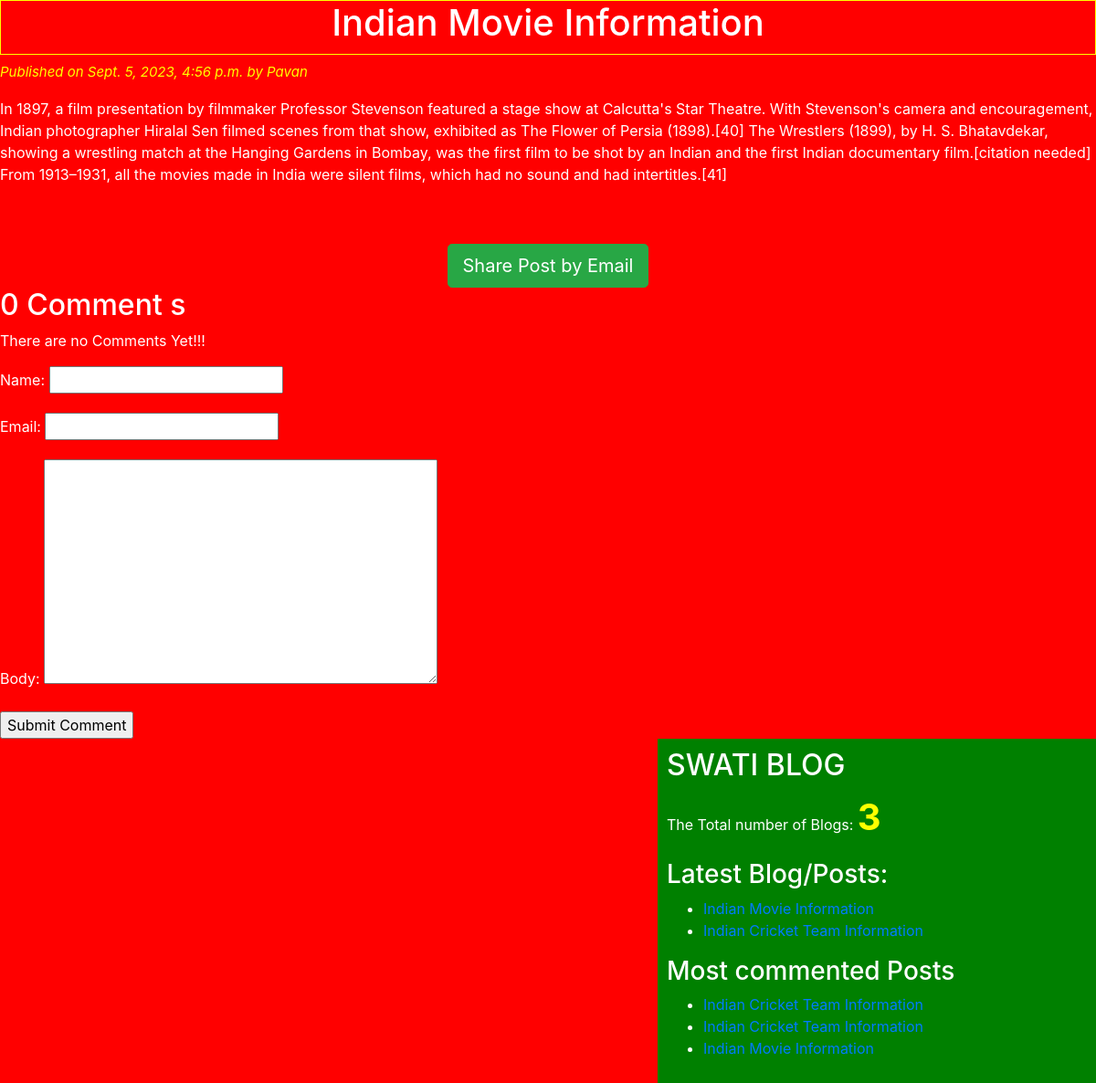
Page /2023/09/05/indian-movie-information/ on the committed database.
### blogapp/models.py (models this page shows, shortened)
class Post(models.Model):
	STATUS_CHOICES = (('draft','Draft'),('published','Published'))
	title = models.CharField(max_length=50)
	slug = models.SlugField(max_length=50,unique_for_date='publish')
	author = models.ForeignKey(User, related_name = 'blog_posts',on_delete=models.CASCADE)
	body = models.TextField()
	publish = models.DateTimeField(default=timezone.now)
	created = models.DateTimeField(auto_now_add=True)
	updated = models.DateTimeField(auto_now=True)
	status = models.CharField(max_length=50,choices=STATUS_CHOICES,default='draft')
	objects = CustomManager()
	tags = TaggableManager()
	class Meta:
		ordering = ('-publish',)
	def get_absolute_url(self):
		return reverse('post_detail',args=[self.publish.year,self.publish.strftime('%m'),self.publish.strftime('%d'),self.slug])

### blogapp/views.py (the view)
# urls.py: re_path(r'^(?P<year>\d{4})/(?P<month>\d{2})/(?P<day>\d{2})/(?P<post>[-\w]+)/$',views.post_detail_view, name = 'post_detail'),
def post_detail_view(request,year,month,day,post):
	post = get_object_or_404(Post,slug=post,status='published',publish__year=year,publish__month=month,publish__day=day)
	comments = post.comments.filter(active=True)
	csubmit = False
	if request.method == 'POST':
		form = CommentForm(request.POST)
		if form.is_valid():
			new_comment = form.save(commit=False)
			new_comment.post = post
			new_comment.save()
			csubmit = True
	else:
		form = CommentForm()
	my_dict={'post':post, 'form':form, 'csubmit':csubmit, 'comments':comments}
	return render(request = request, template_name = 'blogapp/post_detail.html',context = my_dict)

### blogapp/forms.py
class CommentForm(forms.ModelForm):
    class Meta:
        model = Comment
        fields = ('name','email','body')

### blogapp/models.py (called while the page is built)
	def get_queryset(self):
		return super().get_queryset().filter(status='published')

### blogapp/templatetags/blog_tags.py (called while the page is built)
@register.simple_tag(name='my_tag')
def total_posts():
	return Post.objects.count()

@register.inclusion_tag('blogapp/latest_posts.html')
def show_latest_posts():
	latest_posts = Post.objects.order_by('-publish')[:2]
	return {'latest_posts':latest_posts}

@register.simple_tag()
def get_most_commented_posts(count=3):
	return Post.objects.annotate(total_comments=Count('comments')).order_by('-total_comments')[:count]

### templates/blogapp/post_detail.html (shortened to what this page needs)
{% extends "blogapp/base.html" %}
{% block content_block %}
	<h1>{{ post.title }}</h1>
	<p id="date"> Published on {{post.publish}} by {{ post.author|title }}</p>
		{{ post.body|linebreaks }}
	<br><br>
	<div class="container" align="center">
			<a href="/{{ post.id }}/share" class="btn btn-lg btn-success" >Share Post by Email </a>
	</div>
	{% with comments.count as comments_count  %}
		<h2>{{  comments_count}} Comment {{ comments_count|pluralize }}</h2>
	{% endwith %}
	{% if comments %}
		{% for comment in comments %}
			<p id='ch'>Comment {{ forloop.counter }} by {{ comment.name }} on {{ comment.created }}</p>
			<div class="cb">
				{{ comment.body|linebreaks }}
			</div>
		{% endfor %}
	<hr><hr>
	{% else %}
		<p>There are no Comments Yet!!!</p>
	{% endif %}
	{% if csubmit %}
		<h2>Your Comment added successfully</h2>
	{% else %}
		<form method="post">
			{{ form.as_p }}
			<input type="submit" name="" value="Submit Comment">
		</form>
	{% endif %}
{% endblock content_block %}

### templates/blogapp/base.html (shortened to what this page needs)
<!DOCTYPE html>
{% load static %}
{% load blog_tags %}
<html lang="en" dir="ltr">
<head>
	<link rel="stylesheet" href="https://cdn.jsdelivr.net/npm/bootstrap@4.5.3/dist/css/bootstrap.min.css">
	<link rel="stylesheet" type="text/css" href="{% static "css/blogapp/blog.css" %}">
</head>
<body>
	<div class="content">
		{% block content_block %}
		{% endblock content_block %}
	</div>
	<div class="sidebar">
		<h2>SWATI BLOG</h2>
		<p>The Total number of Blogs: <span id="pcount">  {% my_tag %}  </span> </p>
		<h3>Latest Blog/Posts: </h3>{% show_latest_posts %}
		<h3>Most commented Posts</h3>
		{% get_most_commented_posts as m_c_p%}
		<ul>
			{% for post in m_c_p %}
			<li><a href="{{ post.get_absolute_url }}">{{ post.title }}</a></li>
			{% endfor %}
		</ul>
	</div>
</body>
</html>

### templates/blogapp/latest_posts.html
<ul>
	{% for post in  latest_posts %}
		<li><a href="{{ post.get_absolute_url }}"> {{ post.title }}</a></li>
	{% endfor %}
</ul>

### static/css/blogapp/blog.css (style rules this page uses)
.sidebar { width: 40%; float: right; padding: 10px; background: green; height: 100%; }
h1 { text-align: center; border: 1px solid yellow; padding-bottom: 10px; }
body { color: white; background: red; }
#date { color: yellow; font-size: 15px; font-style: italic; }
#pcount { font-size: 40px; color: yellow; font-weight: bold; }

### rows in the picture
Post: title "Indian Movie Information", publish "Sept. 5, 2023, 4:56 p.m.", author "Pavan", body "In 1897, a film presentation by filmmaker Professor Stevenson featured a stage show at Calcutta's Star Theatre. With Stevenson's camera and encouragement, Indian photographer Hiralal Sen filmed scenes from that show, exhibited as The Flower of Persia (1898).[40] The Wrestlers (1899), by H. S. Bhatavdekar, showing a wrestling match at the Hanging Gardens in Bombay, was the first film to be shot by an Indian and the first Indian documentary film.[citation needed] From 1913–1931, all the movies made in India were silent films, which had no sound and had intertitles.[41]"
Post: title "Indian Cricket Team Information"
Post: title "Indian Cricket Team Information"

### other values in the picture
{{ comments_count }} "0"
